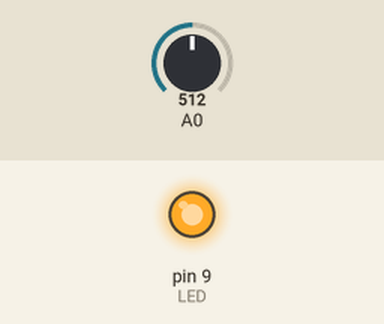
This sketch was run on a simulated Arduino Uno, built with avr-gcc and run on an emulated ATmega328P. Parts: output pins drawn as LEDs (lit = HIGH). The inputs (shaded band) are chosen by the test bench; at power-on: A0 = 512. What the sketch prints to the serial monitor is not drawn.

Above: at 1.8 s.
1.9 s: A0 set to 636
3.4 s: A0 set to 659
At 4.9 s:
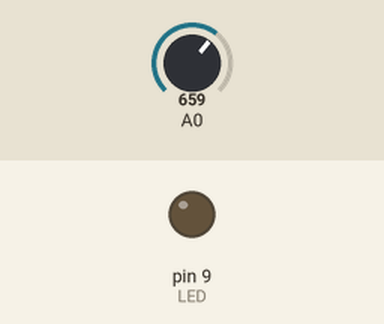
5.5 s: A0 set to 640
At 6.5 s:
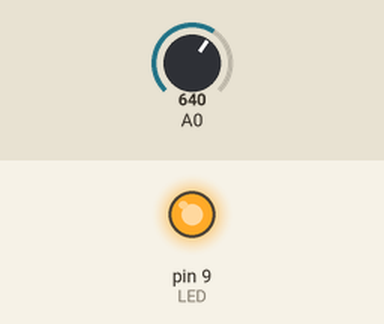
7.5 s: A0 set to 660
At 9.2 s:
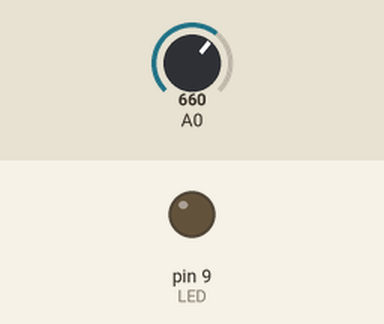
Timing chart, 0 to 10.5 s (numbered marks = the images above; inputs shaded):
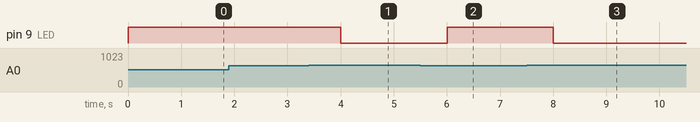

Measured:
- the behaviour switches between 649 and 650 on A0 (found by bisection; images 0 and 1)
- after the input at 1.9 s, every drawn part: stays the same
- after the input at 3.4 s, pin 9 (LED): HIGH → LOW after 0.60 s
- after the input at 5.5 s, pin 9 (LED): LOW → HIGH after 0.50 s
- after the input at 7.5 s, pin 9 (LED): HIGH → LOW after 0.50 s

The sketch:

Exercicio_LDR.ino
```cpp
// C++ code
//

int LDR=0;
int LED=9;
void setup()
{
  pinMode (A0, INPUT);
  pinMode (LED, OUTPUT);
  Serial.begin (9600);

}

void loop()
{
  int LDR = analogRead (A0);
  Serial.println (LDR);

  if (LDR<650) {
    digitalWrite (LED, HIGH);
    Serial.print("LED LIGADO ");
  } else {
      digitalWrite (LED, LOW);
    Serial.print ("LED DESLIGADO ");

    }
  delay (1000);
  }
```
